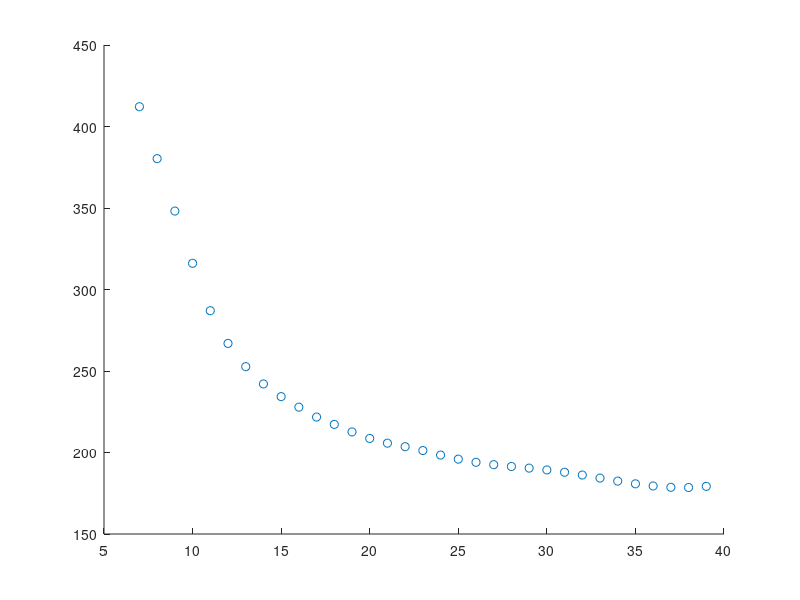

This chart was generated by the following MATLAB code: (Note: this script raises an error after producing the figure.)
clear
clc

load('Disp_curve_exp.mat')
scatter(Disp_curve_exp(:,1),Disp_curve_exp(:,2))

f=Disp_curve_exp(:,1)';
VS=[200 300 400 300 350 600];
H=[5.1 6.3 8.5 4.8 5.3];
den=[1 1 1 1 1 1]*1800;
VP=VS*2;

% multi mode of Rayleigh wave
pvrl=calcbase(f,VS,H,VP,den);
hold on 
plot(f,pvrl')
legend("exp","Sim")